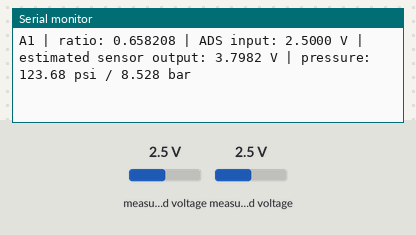
A sketch run on a simulated ESP32-S3. Shown: the last lines printed to the serial monitor. The test bench sets the inputs (shaded band); at power-on: measured voltage 2.5 V.

Above: at 2.2 s.
2.3 s: measured voltage (sensor 201) set to 0.1 V
At 3.0 s:
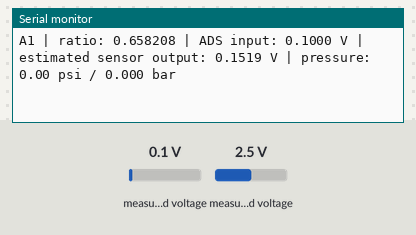
3.8 s: measured voltage (sensor 203) set to 0.1 V
At 3.8 s:
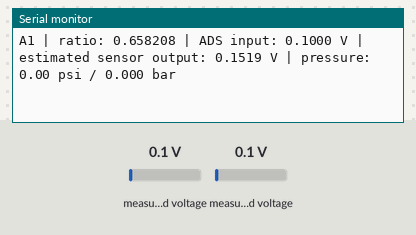
5.3 s: measured voltage (sensor 201) set to 1.2 V
At 5.7 s:
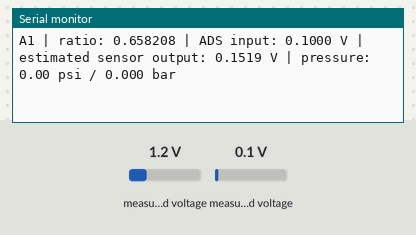
6.8 s: measured voltage (sensor 203) set to 1.2 V
At 7.2 s:
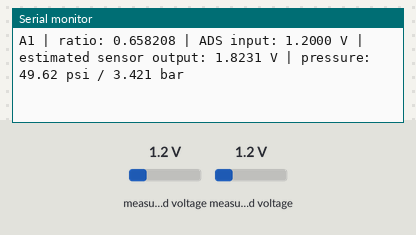
Timing chart, 0 to 9.3 s (numbered marks = the images above; inputs shaded):
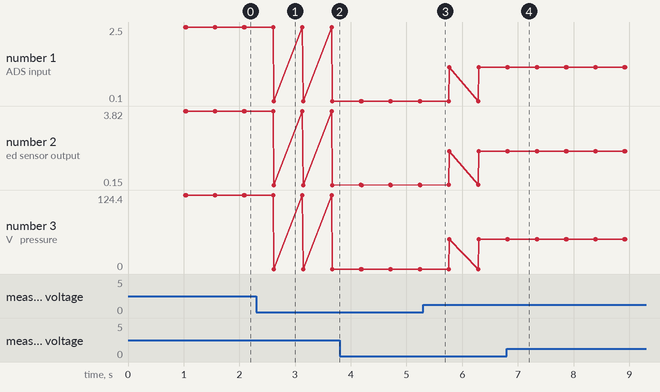

Measured:
- after the input at 2.3 s, the serial monitor: prints a new line after 0.32 s (image 1)
- after the input at 6.8 s, the serial monitor: prints a new line at once (image 4)
- plotted number 1: 2.5 → 0.1 after the input at 2.3 s, 0.1 → 1.2 after the input at 5.3 s
- plotted number 2: 3.8 → 0.15 after the input at 2.3 s, 0.15 → 1.82 after the input at 5.3 s
- plotted number 3: 0 → 49.62 after the input at 5.3 s

The sketch:

ADS_pressure_example.ino
```cpp
/*
  ADS_pressure_example.ino

  ESP32-S3 + ADS1115 pressure sensor voltage-divider example.

  Hardware assumptions:
    - ADS1115 ADDR tied to GND, so I2C address is 0x48.
    - ADS1115 VDD/VIN powered from ESP32-S3 3V3.
    - ADS1115 GND tied to ESP32-S3 GND and pressure sensor GND.
    - ADS1115 SDA -> ESP32-S3 GPIO1.
    - ADS1115 SCL -> ESP32-S3 GPIO2.
    - Pressure sensor green output is divided down before entering ADS1115.
    - Divider midpoint connected to ADS1115 A3 and/or A1.

  Arduino library required:
    - Adafruit ADS1X15
*/

#include <Wire.h>
#include <Adafruit_ADS1X15.h>

#define I2C_SDA_PIN 1
#define I2C_SCL_PIN 2
#define ADS1115_ADDR 0x48

// ADS1115 analogue input channels in use.
#define ADC_CH_PRESSURE_A3 3   // ADS1115 A3
#define ADC_CH_PRESSURE_A1 1   // ADS1115 A1

// Measured resistor values.
// Circuit: sensor signal -> R_TOP -> ADS input node -> R_BOTTOM -> GND
const float R_TOP_OHMS_A3    = 4300.0f;
const float R_BOTTOM_OHMS_A3 = 8160.0f;

const float R_TOP_OHMS_A1    = 4310.0f;
const float R_BOTTOM_OHMS_A1 = 8300.0f;

const float DIVIDER_RATIO_A3 = R_BOTTOM_OHMS_A3 / (R_TOP_OHMS_A3 + R_BOTTOM_OHMS_A3);
const float DIVIDER_RATIO_A1 = R_BOTTOM_OHMS_A1 / (R_TOP_OHMS_A1 + R_BOTTOM_OHMS_A1);

// Typical 0.5-4.5 V pressure transducer mapping.
// Change these if your sensor is different.
const float SENSOR_MIN_V = 0.5f;
const float SENSOR_MAX_V = 4.5f;
const float SENSOR_FULL_SCALE_PSI = 150.0f;

Adafruit_ADS1115 ads;
bool ads_ok = false;
unsigned long last_retry_ms = 0;

bool initialiseADS1115() {
  Serial.println("Initialising ADS1115...");

  // GAIN_ONE gives +/-4.096 V full-scale.
  // With ADS1115 powered from 3.3 V, keep the physical input below 3.3 V.
  ads.setGain(GAIN_ONE);

  if (!ads.begin(ADS1115_ADDR, &Wire)) {
    Serial.println("ADS1115 not found at 0x48. Check VDD, GND, SDA, SCL, ADDR.");
    return false;
  }

  Serial.println("ADS1115 found at 0x48.");
  return true;
}

float readAdcVoltage(uint8_t channel) {
  int16_t raw = ads.readADC_SingleEnded(channel);
  return ads.computeVolts(raw);
}

float dividerToSensorVoltage(float adc_voltage, float divider_ratio) {
  return adc_voltage / divider_ratio;
}

float sensorVoltageToPsi(float sensor_voltage) {
  float psi = (sensor_voltage - SENSOR_MIN_V) *
              SENSOR_FULL_SCALE_PSI /
              (SENSOR_MAX_V - SENSOR_MIN_V);

  // Small negative values are normal near zero because of sensor offset/noise.
  if (psi < 0.0f) psi = 0.0f;
  return psi;
}

void printChannel(uint8_t channel, const char *name, float divider_ratio) {
  float adc_v = readAdcVoltage(channel);
  float sensor_v = dividerToSensorVoltage(adc_v, divider_ratio);
  float psi = sensorVoltageToPsi(sensor_v);
  float bar = psi * 0.0689476f;

  Serial.print(name);
  Serial.print(" | ratio: ");
  Serial.print(divider_ratio, 6);
  Serial.print(" | ADS input: ");
  Serial.print(adc_v, 4);
  Serial.print(" V | estimated sensor output: ");
  Serial.print(sensor_v, 4);
  Serial.print(" V | pressure: ");
  Serial.print(psi, 2);
  Serial.print(" psi / ");
  Serial.print(bar, 3);
  Serial.println(" bar");
}

void setup() {
  Serial.begin(115200);
  delay(1000);

  Serial.println();
  Serial.println("ESP32-S3 ADS1115 pressure example");
  Serial.println("---------------------------------");

  Wire.begin(I2C_SDA_PIN, I2C_SCL_PIN);
  Wire.setClock(100000);  // 100 kHz is conservative and robust for wiring on perfboard.

  Serial.print("I2C SDA GPIO: ");
  Serial.println(I2C_SDA_PIN);
  Serial.print("I2C SCL GPIO: ");
  Serial.println(I2C_SCL_PIN);

  Serial.print("A3 divider ratio: ");
  Serial.println(DIVIDER_RATIO_A3, 6);
  Serial.print("A1 divider ratio: ");
  Serial.println(DIVIDER_RATIO_A1, 6);

  Serial.print("A3 voltage at ADS if sensor output is 5.0 V: ");
  Serial.print(5.0f * DIVIDER_RATIO_A3, 3);
  Serial.println(" V");
  Serial.print("A1 voltage at ADS if sensor output is 5.0 V: ");
  Serial.print(5.0f * DIVIDER_RATIO_A1, 3);
  Serial.println(" V");

  ads_ok = initialiseADS1115();
}

void loop() {
  if (!ads_ok) {
    // Keep retrying instead of crashing/stopping.
    if (millis() - last_retry_ms > 2000) {
      last_retry_ms = millis();
      ads_ok = initialiseADS1115();
    }
    delay(50);
    return;
  }

  printChannel(ADC_CH_PRESSURE_A3, "A3", DIVIDER_RATIO_A3);
  printChannel(ADC_CH_PRESSURE_A1, "A1", DIVIDER_RATIO_A1);
  Serial.println();

  delay(500);
}
```
